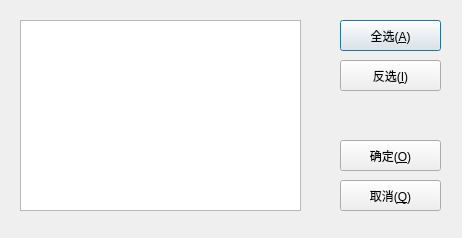
<?xml version="1.0" encoding="UTF-8"?>
<ui version="4.0">
 <class>addInteForStudentDialog</class>
 <widget class="QDialog" name="addInteForStudentDialog">
  <property name="geometry">
   <rect>
    <x>0</x>
    <y>0</y>
    <width>462</width>
    <height>238</height>
   </rect>
  </property>
  <property name="windowTitle">
   <string>Dialog</string>
  </property>
  <widget class="QPushButton" name="selectAllButton">
   <property name="geometry">
    <rect>
     <x>340</x>
     <y>20</y>
     <width>101</width>
     <height>31</height>
    </rect>
   </property>
   <property name="text">
    <string>全选(&amp;A)</string>
   </property>
  </widget>
  <widget class="QPushButton" name="selectReverseButton">
   <property name="geometry">
    <rect>
     <x>340</x>
     <y>60</y>
     <width>101</width>
     <height>31</height>
    </rect>
   </property>
   <property name="text">
    <string>反选(&amp;I)</string>
   </property>
  </widget>
  <widget class="QPushButton" name="cancelButton">
   <property name="geometry">
    <rect>
     <x>340</x>
     <y>180</y>
     <width>101</width>
     <height>31</height>
    </rect>
   </property>
   <property name="text">
    <string>取消(&amp;Q)</string>
   </property>
  </widget>
  <widget class="QPushButton" name="okButton">
   <property name="geometry">
    <rect>
     <x>340</x>
     <y>140</y>
     <width>101</width>
     <height>31</height>
    </rect>
   </property>
   <property name="text">
    <string>确定(&amp;O)</string>
   </property>
  </widget>
  <widget class="QTreeView" name="inteTreeView">
   <property name="geometry">
    <rect>
     <x>20</x>
     <y>20</y>
     <width>281</width>
     <height>191</height>
    </rect>
   </property>
  </widget>
 </widget>
 <resources/>
 <connections/>
</ui>
